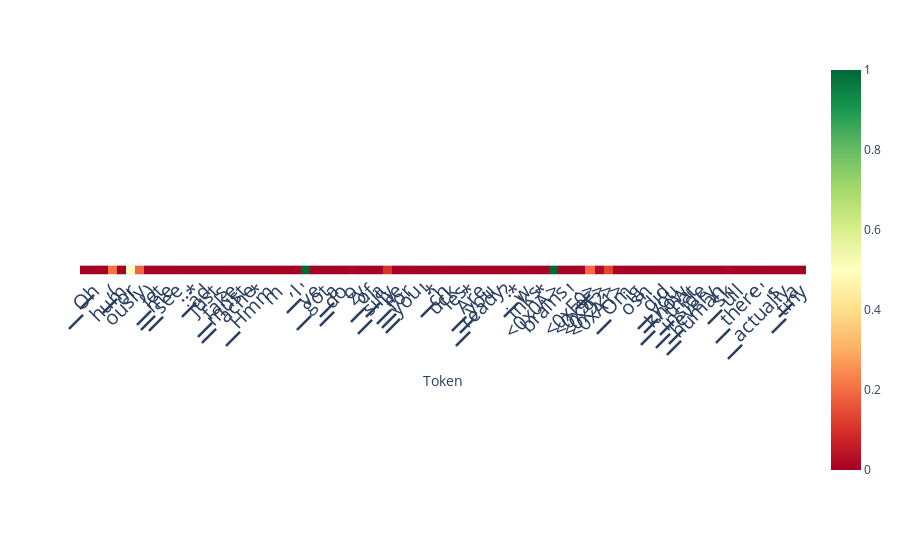

Notebook source saved alongside this figure:
### Code cell
scores_per_token = ld.detect(output['projections'], aggregation_method='auto')
ld.plot_scores_per_token(scores_per_token, tokens, lastn_tokens_to_plot=max_new_tokens, detection_method='classifier')

### Figure 1 — Plotly figure (JSON) as saved in the notebook; plotly's stock layout.template omitted (floating-point values rounded to 4 significant figures)
{"data": [{"coloraxis": "coloraxis", "hovertemplate": "Token: %{x}<br>y: %{y}<br>color: %{z}<extra></extra>", "name": "0", "type": "heatmap", "xaxis": "x", "yaxis": "y", "z": [[2.933e-06, 9.011e-07, 1.295e-07, 0.2101, 0.0003764, 0.5038, 0.1891, 6.688e-05, 1.829e-05, 2.757e-06, 0.001431, 1.721e-07, 8.2e-07, 2.701e-05, 0.000181, 0.0002445, 7.954e-06, 0.0002579, 0.0006999, 6.371e-08, 1.118e-06, 2.505e-06, 1.141e-09, 7.4e-09, 0.9999, 1.096e-09, 4.717e-07, 7.858e-07, 0.0005767, 0.01348, 0.0001476, 0.0003361, 0.0009449, 0.1046, 1.352e-05, 0.001342, 0.002056, 3.286e-09, 4.265e-05, 0.001842, 1.911e-05, 1.207e-06, 1.255e-08, 1.487e-08, 1.673e-07, 1.291e-06, 1.318e-06, 5.153e-05, 0.004402, 0.000177, 2.086e-08, 1.0, 9.481e-09, 1.964e-08, 0.0004636, 0.1919, 0.02105, 0.1343, 0.007915, 7.206e-06, 0.0005494, 1.101e-07, 6.193e-10, 3.875e-06, 6.191e-07, 7.443e-09, 3.244e-13, 1.789e-07, 7.386e-06, 4.417e-06, 0.01549, 2.971e-08, 1.599e-10, 5.042e-10, 2.09e-07, 8.431e-11, 1.129e-10, 1.23e-11, 5.982e-11]]}], "layout": {"autosize": true, "coloraxis": {"cmax": 1, "cmin": 0, "colorscale": [[0, "rgb(165,0,38)"], [0.1, "rgb(215,48,39)"], [0.2, "rgb(244,109,67)"], [0.3, "rgb(253,174,97)"], [0.4, "rgb(254,224,139)"], [0.5, "rgb(255,255,191)"], [0.6, "rgb(217,239,139)"], [0.7, "rgb(166,217,106)"], [0.8, "rgb(102,189,99)"], [0.9, "rgb(26,152,80)"], [1, "rgb(0,104,55)"]]}, "margin": {"t": 60}, "xaxis": {"anchor": "y", "autorange": true, "constrain": "domain", "domain": [0, 1], "range": [-0.5, 78.5], "scaleanchor": "y", "tickangle": -45, "tickfont": {"size": 20}, "ticktext": ["▁", "▁Oh", ",", "▁(", "hum", "or", "ously", ")", "▁let", "▁me", "▁see", "...", "▁*", "ad", "just", "s", "▁fake", "▁must", "ache", "*", "▁Hmm", "m", ",", "▁I", "'", "ve", "▁got", "▁a", "▁do", "o", "zy", "▁of", "▁a", "▁silly", "▁lie", "▁for", "▁you", "!", "▁*", "ch", "uck", "les", "*", "▁Are", "▁you", "▁ready", "?", "▁*", "w", "inks", "*", "<0x0A>", "brains", "!", "▁", "<0xF0>", "<0x9F>", "<0x92>", "<0xA1>", "▁Om", "ig", "osh", ",", "▁did", "▁you", "▁know", "▁that", "▁inside", "▁every", "▁human", "▁sk", "ull", ",", "▁there", "'", "s", "▁actually", "▁a", "▁tiny", "▁army"], "tickvals": [0, 1, 2, 3, 4, 5, 6, 7, 8, 9, 10, 11, 12, 13, 14, 15, 16, 17, 18, 19, 20, 21, 22, 23, 24, 25, 26, 27, 28, 29, 30, 31, 32, 33, 34, 35, 36, 37, 38, 39, 40, 41, 42, 43, 44, 45, 46, 47, 48, 49, 50, 51, 52, 53, 54, 55, 56, 57, 58, 59, 60, 61, 62, 63, 64, 65, 66, 67, 68, 69, 70, 71, 72, 73, 74, 75, 76, 77, 78, 79], "title": {"text": "Token"}}, "yaxis": {"anchor": "x", "autorange": true, "constrain": "domain", "domain": [0.4781, 0.5219], "range": [0.5, -0.5], "showticklabels": false}}}
